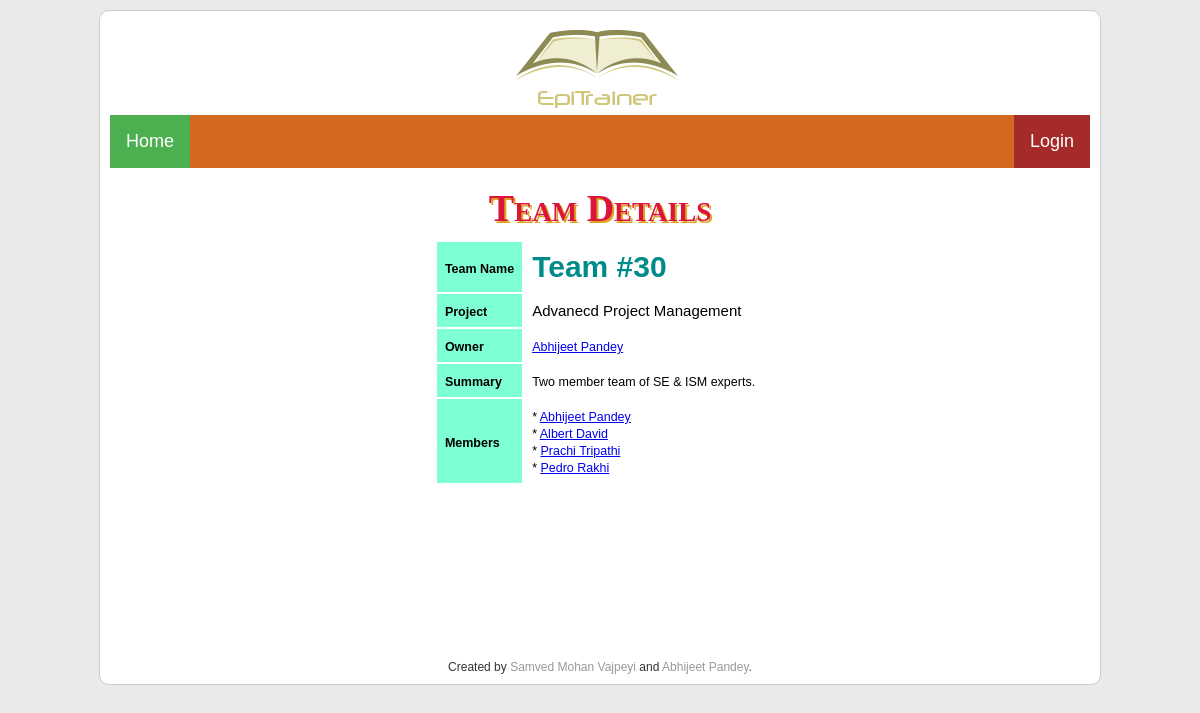
The page /EpiTrainer/team.php?tid=30 on the database its author committed.
### tables this page shows
CREATE TABLE `project` (
  `project_id` int(11) NOT NULL,
  `owner_id` int(11) NOT NULL,
  `class_id` int(11) NOT NULL,
  `title` varchar(255) NOT NULL,
  `created_at` datetime NOT NULL,
  `deadline` datetime NOT NULL,
  `subject` varchar(1024) NOT NULL
);

CREATE TABLE `person` (
  `person_id` int(11) NOT NULL,
  `first_name` varchar(45) NOT NULL,
  `last_name` varchar(45) NOT NULL,
  `address` varchar(45) NOT NULL,
  `zip_code` varchar(5) NOT NULL,
  `town` varchar(45) NOT NULL,
  `email` varchar(45) NOT NULL,
  `mobile_phone` varchar(10) NOT NULL,
  `phone` varchar(10) DEFAULT NULL,
  `is_trainer` tinyint(1) NOT NULL DEFAULT '0',
  `is_admin` tinyint(1) NOT NULL DEFAULT '0',
  `password` varchar(45) NOT NULL,
  `picture_location` varchar(45) DEFAULT NULL,
  `created_at` datetime NOT NULL,
  `confirmed_at` datetime DEFAULT NULL,
  `confirmation_token` varchar(45) DEFAULT NULL,
  `renew_password_token` varchar(45) DEFAULT NULL
);

CREATE TABLE `team` (
  `team_id` int(11) NOT NULL,
  `project_id` int(11) NOT NULL,
  `owner_id` int(11) NOT NULL,
  `created_at` datetime NOT NULL,
  `summary` varchar(45) DEFAULT NULL
);

CREATE TABLE `team_member` (
  `team_id` int(11) NOT NULL,
  `student_id` int(11) NOT NULL
);

### EpiTrainer/Model/ProjectModel.php (called while the page is built, shortened)
<?php
class ProjectModel {
  public static function get($project_id) {
    $db = DB::getConnection();
    $stmt = $db->prepare("SELECT * FROM `project` WHERE `project_id` = :project_id");
    $stmt->bindValue(":project_id", $project_id);
    $ok = $stmt->execute();
    if ($ok) {
      return $stmt->fetch(PDO::FETCH_ASSOC);
    }
    else{
      return false;
    }
  }
  public static function getTeam($team_id) {
    $db = DB::getConnection();
    $stmt = $db->prepare("SELECT * FROM `team_member` WHERE `team_id` = :team_id");
    $stmt->bindValue(":team_id", $team_id);
    $stmt->execute();
    $team = $stmt->fetchAll();
      return json_encode($team);
  }
  public static function getTeamDetails($team_id) {
    $db = DB::getConnection();
    $stmt = $db->prepare("SELECT * FROM `team` WHERE `team_id` = :team_id");
    $stmt->bindValue(":team_id", $team_id);
    $ok = $stmt->execute();
    if($ok){
      return $stmt->fetch(PDO::FETCH_ASSOC);
    }
    else{
      return false;
    }
  }
  public static function getName($person_id) {
    $db = DB::getConnection();
    $stmt = $db->prepare("SELECT * FROM `person` WHERE `person_id` = :person_id");
    $stmt->bindValue(":person_id", $person_id);
    $stmt->execute();
    $name = $stmt->fetch(PDO::FETCH_ASSOC);
    $val = $name['first_name'].' '.$name['last_name'];
    return $val;
  }
}
?>

### EpiTrainer/Model/PersonModel.php (called while the page is built, shortened)
<?php
class PersonModel {
  public static function get($personId) {
    $db = DB::getConnection();
    $stmt = $db->prepare("SELECT * FROM `person` WHERE `person_id` = :person_id");
    $stmt->bindValue(":person_id", $personId);
    $ok = $stmt->execute();
    if ($ok) {
      return json_encode($stmt->fetch(PDO::FETCH_ASSOC));
    }
    else{
      return false;
    }
  }
}
?>

### EpiTrainer/team.php (the view, shortened to what this page needs)
<?php
include("View/header.php");
require_once("Model/ProjectModel.php");
?>
<h1 class="heading-top">Team Details</h1>
<div class="content">
<?php
  $team_id = $_GET['tid'];
  $team_details = ProjectModel::getTeamDetails($team_id);
  $owner_id = $team_details['owner_id'];
  $owner_details = json_decode(PersonModel::get($team_details['owner_id']), true);
  $owner_name = $owner_details['first_name'].' '.$owner_details['last_name'];
  $project_id = $team_details["project_id"];
  $project_details = ProjectModel::get($project_id);
  $project_name = $project_details["title"];
  $summary = $team_details["summary"];
  $members = json_decode(ProjectModel::getTeam($team_id), true);
  $member_names = '';
  for($i=0; $i<count($members); $i++){
        $member_names .= '* <a href="profile.php?pid='.$members[$i]['student_id'].'">'. ProjectModel::getName($members[$i]['student_id']) .'</a><br/>';
  }
  print <<<END_FORM
  <center>
  <table class="StyledForm" style="text-align: left;">
      <tr>
        <th><small>Team Name</small></th>
        <td><h1>Team #$team_id</h1></td>
      </tr>
      <tr>
        <th><small>Project</small></th>
        <td>$project_name</td>
      </tr>
      <tr>
        <th><small>Owner</small></th>
        <td><small><a href="profile.php?pid=$owner_id">$owner_name</a><small></td>
      </tr>
      <tr>
        <th><small>Summary</small></th>
        <td><small>$summary</small></td>
      </tr>
      <tr>
        <th><small>Members</small></th>
        <td><small>$member_names</small></td>
      </tr>
    </table>
  </center>
END_FORM;
?>
</div>
<?php
include("View/footer.php");
?>

### EpiTrainer/css/style.css (style rules this page uses)
* { margin: 0; padding: 0; }
body { padding: 10px; background: #eaeaea; text-align: center; font-family: arial; font-size: 12px; color: #333333; }
.heading-top { text-align: center; font-family: fantasy; font-size: 38px; margin-top: 8px; color: crimson; font-variant: small-caps; font-weight: bolder; text-shadow: 2px 2px goldenrod; }
.content { padding: 10px; min-height: 400px; text-align: center; }
h1 { color: darkcyan; }
.StyledForm { font-size: 15px; color: black; }
.StyledForm th { padding: 8px; background:aquamarine; font-weight: bolder; }
.StyledForm td { padding: 8px; }
.StyledForm h1, h2, h3 { color: darkcyan; }

### rows shown on the page
project: title "Advanecd Project Management"
person: owner_name "Abhijeet Pandey"
team: summary "Two member team of SE & ISM experts."
team_member: student.last_name "Abhijeet Pandey"
team_member: student.last_name "Albert David"
team_member: student.last_name "Prachi Tripathi"
team_member: student.last_name "Pedro Rakhi"

### other values the page prints
$team_id "30"
